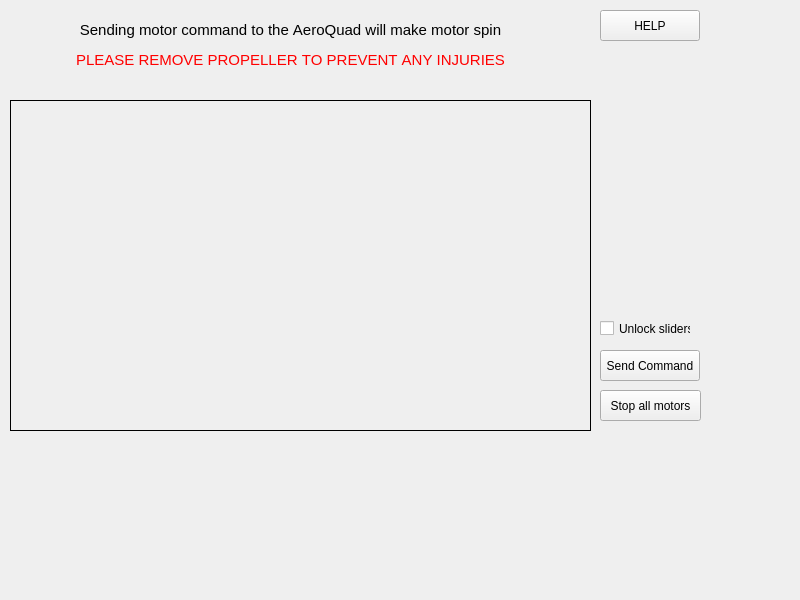
<?xml version="1.0" encoding="UTF-8"?>
<ui version="4.0">
 <class>MotorCommandPanel</class>
 <widget class="QWidget" name="MotorCommandPanel">
  <property name="geometry">
   <rect>
    <x>0</x>
    <y>0</y>
    <width>800</width>
    <height>600</height>
   </rect>
  </property>
  <property name="sizePolicy">
   <sizepolicy hsizetype="Fixed" vsizetype="Fixed">
    <horstretch>0</horstretch>
    <verstretch>0</verstretch>
   </sizepolicy>
  </property>
  <property name="font">
   <font>
    <kerning>false</kerning>
   </font>
  </property>
  <property name="windowTitle">
   <string>RC channel setup</string>
  </property>
  <widget class="QPushButton" name="stop_all_motors_button">
   <property name="geometry">
    <rect>
     <x>600</x>
     <y>390</y>
     <width>101</width>
     <height>31</height>
    </rect>
   </property>
   <property name="text">
    <string>Stop all motors</string>
   </property>
  </widget>
  <widget class="QPushButton" name="send_command_button">
   <property name="geometry">
    <rect>
     <x>600</x>
     <y>350</y>
     <width>100</width>
     <height>31</height>
    </rect>
   </property>
   <property name="text">
    <string>Send Command</string>
   </property>
  </widget>
  <widget class="QCheckBox" name="unlock_check_box">
   <property name="geometry">
    <rect>
     <x>600</x>
     <y>320</y>
     <width>91</width>
     <height>17</height>
    </rect>
   </property>
   <property name="text">
    <string>Unlock sliders</string>
   </property>
  </widget>
  <widget class="QLabel" name="information_label">
   <property name="geometry">
    <rect>
     <x>0</x>
     <y>10</y>
     <width>581</width>
     <height>71</height>
    </rect>
   </property>
   <property name="text">
    <string>&lt;html&gt;&lt;head/&gt;&lt;body&gt;&lt;p&gt;&lt;span style=&quot; font-size:11pt;&quot;&gt;Sending motor command to the AeroQuad will make motor spin&lt;/span&gt;&lt;/p&gt;&lt;p&gt;&lt;span style=&quot; font-size:11pt; color:#ff0000;&quot;&gt;PLEASE REMOVE PROPELLER TO PREVENT ANY INJURIES&lt;/span&gt;&lt;/p&gt;&lt;/body&gt;&lt;/html&gt;</string>
   </property>
   <property name="alignment">
    <set>Qt::AlignCenter</set>
   </property>
   <property name="wordWrap">
    <bool>true</bool>
   </property>
  </widget>
  <widget class="QPushButton" name="help_button">
   <property name="geometry">
    <rect>
     <x>600</x>
     <y>10</y>
     <width>100</width>
     <height>31</height>
    </rect>
   </property>
   <property name="text">
    <string>HELP</string>
   </property>
  </widget>
  <widget class="QFrame" name="motor_slider_container">
   <property name="geometry">
    <rect>
     <x>10</x>
     <y>100</y>
     <width>581</width>
     <height>331</height>
    </rect>
   </property>
   <property name="frameShape">
    <enum>QFrame::Box</enum>
   </property>
   <layout class="QGridLayout" name="gridLayout"/>
  </widget>
 </widget>
 <resources/>
 <connections/>
</ui>
